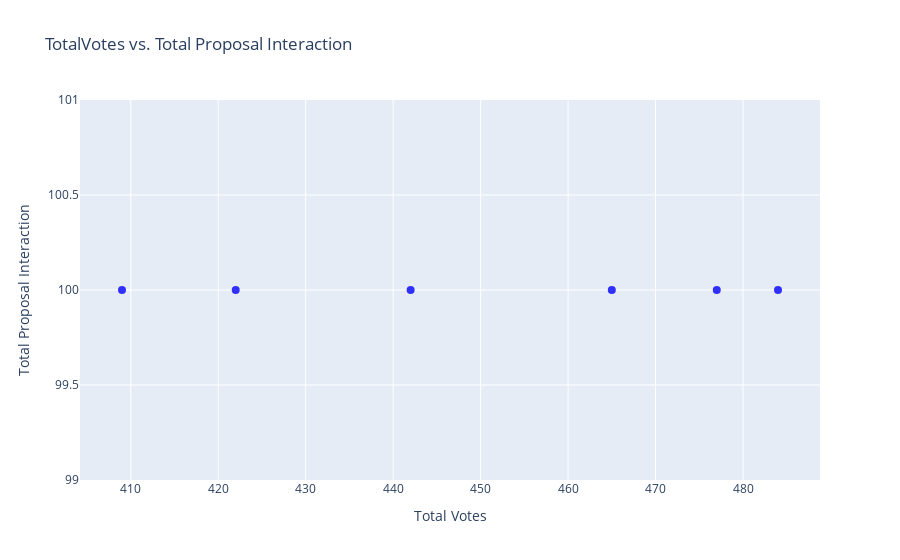

Notebook code for this chart:
### Code cell
import plotly.graph_objects as go

# Create a scatter plot trace
scatter_trace = go.Scatter(
    x=filtered_ens_data['totalVotes'],
    y=filtered_ens_data['totalProposalInteraction'],
    text=filtered_ens_data['ensName'],  # ENS names as the text values
    mode='markers',
    marker=dict(
        size=8,
        color='blue',
        opacity=0.8
    )
)

# Create the layout
layout = go.Layout(
    title='TotalVotes vs. Total Proposal Interaction',
    xaxis=dict(title='Total Votes'),
    yaxis=dict(title='Total Proposal Interaction')
)

# Create the figure
fig = go.Figure(data=[scatter_trace], layout=layout)

# Show the figure
fig.show()

### Figure 1 — Plotly figure (JSON) as saved in the notebook; plotly's stock layout.template omitted (floating-point values rounded to 4 significant figures)
{"data": [{"marker": {"color": "blue", "opacity": 0.8, "size": 8}, "mode": "markers", "text": ["e4575560", "7040d4d1", "68fd52d4", "9.75E+07", "69314786", "3c1e1b8b"], "type": "scatter", "x": [409, 477, 465, 442, 422, 484], "y": [100, 100, 100, 100, 100, 100]}], "layout": {"title": {"text": "TotalVotes vs. Total Proposal Interaction"}, "xaxis": {"title": {"text": "Total Votes"}}, "yaxis": {"title": {"text": "Total Proposal Interaction"}}}}
